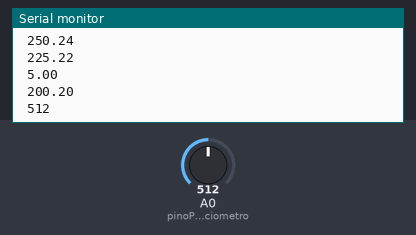
Simulated run of this sketch. Board: Arduino Uno, built with avr-gcc and run on an emulated ATmega328P. On the bench: the last lines printed to the serial monitor. The test bench sets the inputs (shaded band); at power-on: A0 (pinoPotenciometro) = 512.

Above: at 1.2 s.
1.3 s: A0 (pinoPotenciometro) set to 716
At 1.33 s:
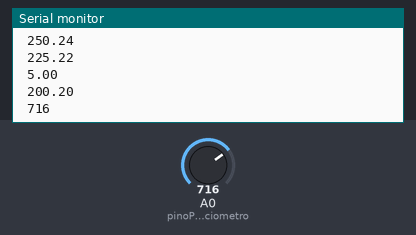
2.8 s: A0 (pinoPotenciometro) set to 900
At 2.86 s:
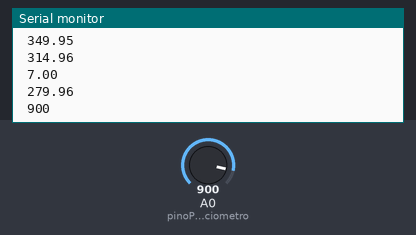
Timing chart, 0 to 5.8 s (numbered marks = the images above; inputs shaded):
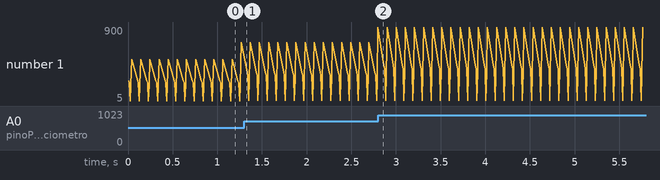

Measured:
- plotted number 1: 716 → 900 after the input at 1.3 s, 900 → 351.91 after the input at 2.8 s

The sketch:

Gr_fico_com_potenciometro.ino
```cpp
// Aula de Gráfico

const int pinoPotenciometro = A0; // Pino ONDE O POTENCIOMETRO ESTÁ CONECTADO
int leitura = 0; // VARIAVEL PARA ARMAZENAR VALOR LIDO PELO ADC
float tensao = 0.0; // VARIAVEL PARA ARMAZER A TENSAO

void setup() {
  // Inicia e configura a Serial
  Serial.begin(9600);

  // CONFIGURA O PINO COM POTENCIOMETRO COMO ENTRADA
  pinMode(pinoPotenciometro, INPUT); // Pino A0

}

void loop() {
  // Le o valor de tensao no pino do potenciometro
  leitura = analogRead(pinoPotenciometro);

  //CONVERTE E IMPRIME O VALOR EM TENSAO ELÉTRICA
  tensao = leitura * 5.0 / 1023;

  // IMPRIME VALOR NO PLOTTER SERIAL
  Serial.println(leitura);
  Serial.print(" "); // Separa as variáveis
  Serial.println(tensao*100);
  Serial.print(" "); // Separa as variáveis
  Serial.println(tensao*90);
  Serial.print(" "); // Separa as variáveis
  Serial.println(tensao*2);
  Serial.print(" "); // Separa as variáveis
  Serial.println(tensao*80);
  Serial.print(" "); // Separa as variáveis

  delay(100); // Intervalo de tempo para nova leitura

}
```
